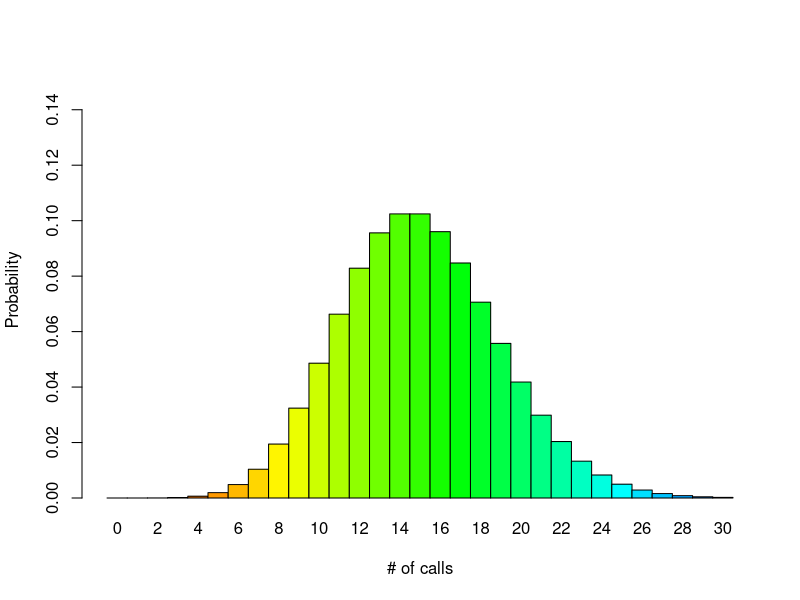
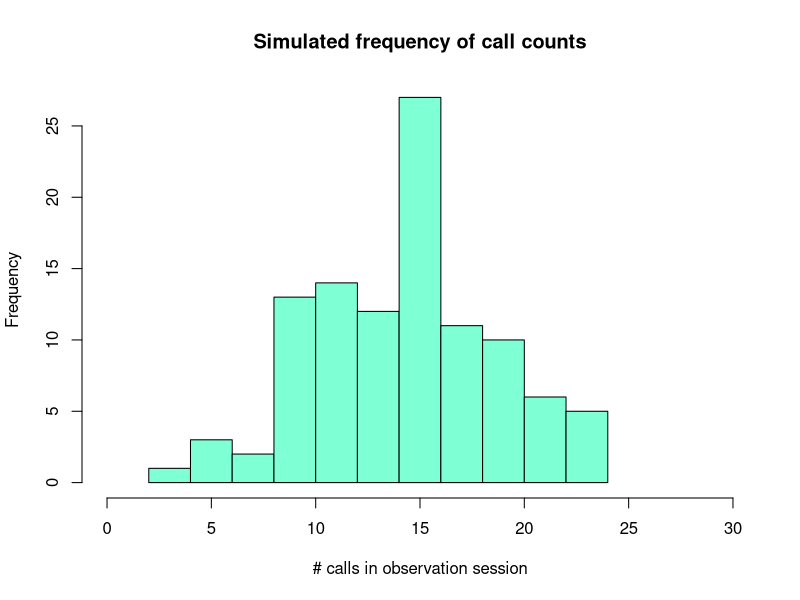

Recreate these plots in R, in order.
## ---- chunk 1
round(ppois(8, lambda=15, lower.tail=FALSE), 3)
## ---- chunk 2
round(dpois(0, lambda=15),7)
## ---- chunk 3
round(dpois(3, lambda=15),5) #dpois is exact while ppois is with tail
## ---- chunk 4
barplot(dpois(x=0:30, lambda=15), ylim=c(0,0.15), space=0, names.arg=0:30, ylab="Probability", xlab="# of calls", col=rainbow(50))
## ---- chunk 5
sim<-rpois(n=104, lambda=15)
hist(sim, xlim=c(0,30), ylab="Frequency", xlab="# calls in observation session", main="Simulated frequency of call counts", col="aquamarine") 
